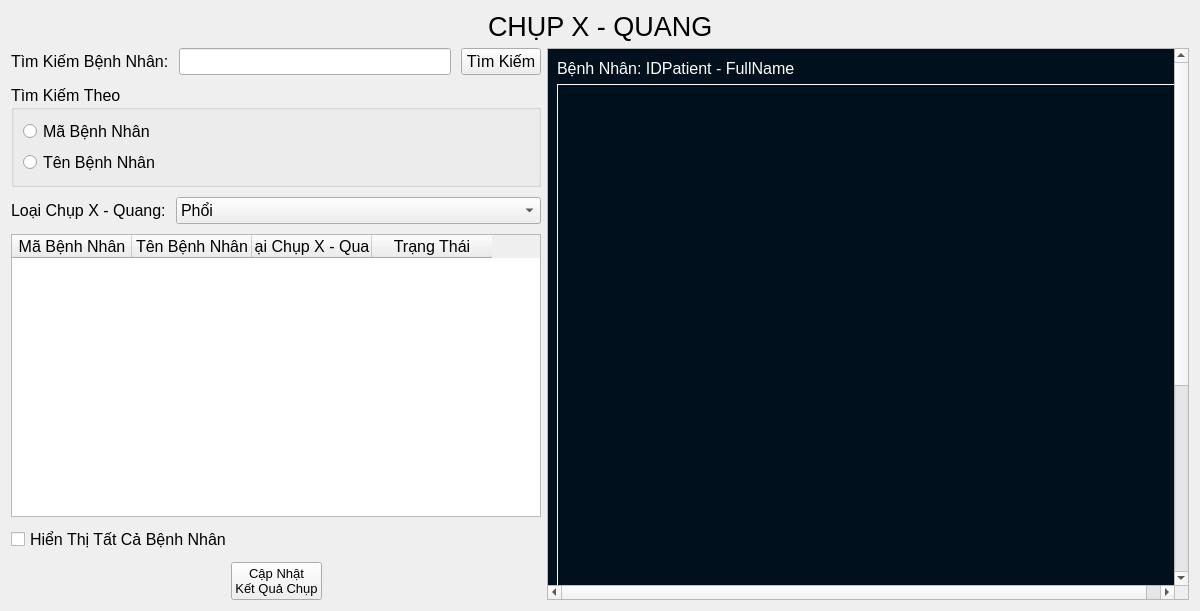
<?xml version="1.0" encoding="UTF-8"?>
<ui version="4.0">
 <class>XRay</class>
 <widget class="QFrame" name="XRay">
  <property name="geometry">
   <rect>
    <x>0</x>
    <y>0</y>
    <width>1200</width>
    <height>611</height>
   </rect>
  </property>
  <property name="font">
   <font>
    <pointsize>12</pointsize>
   </font>
  </property>
  <property name="windowTitle">
   <string>Frame</string>
  </property>
  <layout class="QVBoxLayout" name="verticalLayout_4">
   <item>
    <layout class="QHBoxLayout" name="horizontalLayout">
     <item>
      <spacer name="horizontalSpacer">
       <property name="orientation">
        <enum>Qt::Horizontal</enum>
       </property>
       <property name="sizeHint" stdset="0">
        <size>
         <width>40</width>
         <height>20</height>
        </size>
       </property>
      </spacer>
     </item>
     <item>
      <widget class="QLabel" name="label">
       <property name="font">
        <font>
         <pointsize>20</pointsize>
        </font>
       </property>
       <property name="text">
        <string>CHỤP X - QUANG</string>
       </property>
      </widget>
     </item>
     <item>
      <spacer name="horizontalSpacer_2">
       <property name="orientation">
        <enum>Qt::Horizontal</enum>
       </property>
       <property name="sizeHint" stdset="0">
        <size>
         <width>40</width>
         <height>20</height>
        </size>
       </property>
      </spacer>
     </item>
    </layout>
   </item>
   <item>
    <layout class="QHBoxLayout" name="horizontalLayout_5">
     <item>
      <layout class="QVBoxLayout" name="verticalLayout_2" stretch="0,1,0,7,0,0">
       <property name="spacing">
        <number>10</number>
       </property>
       <property name="sizeConstraint">
        <enum>QLayout::SetDefaultConstraint</enum>
       </property>
       <property name="leftMargin">
        <number>0</number>
       </property>
       <property name="topMargin">
        <number>0</number>
       </property>
       <property name="rightMargin">
        <number>0</number>
       </property>
       <property name="bottomMargin">
        <number>0</number>
       </property>
       <item>
        <layout class="QHBoxLayout" name="horizontalLayout_2">
         <item>
          <widget class="QLabel" name="label_5">
           <property name="font">
            <font>
             <pointsize>12</pointsize>
            </font>
           </property>
           <property name="text">
            <string>Tìm Kiếm Bệnh Nhân:</string>
           </property>
          </widget>
         </item>
         <item>
          <widget class="QLineEdit" name="txtSearch">
           <property name="font">
            <font>
             <pointsize>12</pointsize>
            </font>
           </property>
          </widget>
         </item>
         <item>
          <widget class="QPushButton" name="btSearch">
           <property name="font">
            <font>
             <pointsize>12</pointsize>
            </font>
           </property>
           <property name="cursor">
            <cursorShape>PointingHandCursor</cursorShape>
           </property>
           <property name="text">
            <string>Tìm Kiếm</string>
           </property>
          </widget>
         </item>
        </layout>
       </item>
       <item>
        <widget class="QGroupBox" name="groupBox">
         <property name="font">
          <font>
           <pointsize>12</pointsize>
           <kerning>false</kerning>
          </font>
         </property>
         <property name="title">
          <string>Tìm Kiếm Theo</string>
         </property>
         <layout class="QVBoxLayout" name="verticalLayout">
          <item>
           <widget class="QRadioButton" name="radioBTIDPatient">
            <property name="font">
             <font>
              <pointsize>12</pointsize>
              <strikeout>false</strikeout>
              <kerning>false</kerning>
             </font>
            </property>
            <property name="text">
             <string>Mã Bệnh Nhân</string>
            </property>
           </widget>
          </item>
          <item>
           <widget class="QRadioButton" name="radioBTFullName">
            <property name="font">
             <font>
              <pointsize>12</pointsize>
             </font>
            </property>
            <property name="text">
             <string>Tên Bệnh Nhân</string>
            </property>
           </widget>
          </item>
         </layout>
        </widget>
       </item>
       <item>
        <layout class="QHBoxLayout" name="horizontalLayout_3" stretch="0,9">
         <item>
          <widget class="QLabel" name="label_4">
           <property name="font">
            <font>
             <pointsize>12</pointsize>
            </font>
           </property>
           <property name="text">
            <string>Loại Chụp X - Quang:</string>
           </property>
          </widget>
         </item>
         <item>
          <widget class="QComboBox" name="comboTypeXray">
           <property name="font">
            <font>
             <pointsize>12</pointsize>
            </font>
           </property>
           <item>
            <property name="text">
             <string>Phổi</string>
            </property>
           </item>
           <item>
            <property name="text">
             <string>Cột Sống</string>
            </property>
           </item>
           <item>
            <property name="text">
             <string>Xương</string>
            </property>
           </item>
           <item>
            <property name="text">
             <string>Tuyến Vú</string>
            </property>
           </item>
          </widget>
         </item>
        </layout>
       </item>
       <item>
        <widget class="QTableWidget" name="dataTabPatient">
         <property name="font">
          <font>
           <family>MS Shell Dlg 2</family>
           <pointsize>12</pointsize>
          </font>
         </property>
         <property name="sizeAdjustPolicy">
          <enum>QAbstractScrollArea::AdjustToContents</enum>
         </property>
         <attribute name="horizontalHeaderDefaultSectionSize">
          <number>120</number>
         </attribute>
         <column>
          <property name="text">
           <string>Mã Bệnh Nhân</string>
          </property>
         </column>
         <column>
          <property name="text">
           <string>Tên Bệnh Nhân</string>
          </property>
         </column>
         <column>
          <property name="text">
           <string>Loại Chụp X - Quang</string>
          </property>
         </column>
         <column>
          <property name="text">
           <string>Trạng Thái</string>
          </property>
         </column>
        </widget>
       </item>
       <item>
        <widget class="QCheckBox" name="checkAllPatient">
         <property name="font">
          <font>
           <pointsize>12</pointsize>
          </font>
         </property>
         <property name="text">
          <string>Hiển Thị Tất Cả Bệnh Nhân</string>
         </property>
        </widget>
       </item>
       <item>
        <layout class="QHBoxLayout" name="horizontalLayout_4">
         <item>
          <spacer name="horizontalSpacer_3">
           <property name="orientation">
            <enum>Qt::Horizontal</enum>
           </property>
           <property name="sizeHint" stdset="0">
            <size>
             <width>40</width>
             <height>20</height>
            </size>
           </property>
          </spacer>
         </item>
         <item>
          <widget class="QPushButton" name="btUpload">
           <property name="font">
            <font>
             <pointsize>10</pointsize>
            </font>
           </property>
           <property name="cursor">
            <cursorShape>PointingHandCursor</cursorShape>
           </property>
           <property name="text">
            <string>Cập Nhật
Kết Quả Chụp</string>
           </property>
          </widget>
         </item>
         <item>
          <spacer name="horizontalSpacer_4">
           <property name="orientation">
            <enum>Qt::Horizontal</enum>
           </property>
           <property name="sizeHint" stdset="0">
            <size>
             <width>40</width>
             <height>20</height>
            </size>
           </property>
          </spacer>
         </item>
        </layout>
       </item>
      </layout>
     </item>
     <item>
      <widget class="QScrollArea" name="scrollArea">
       <property name="widgetResizable">
        <bool>true</bool>
       </property>
       <widget class="QWidget" name="scrollAreaWidgetContents">
        <property name="geometry">
         <rect>
          <x>0</x>
          <y>0</y>
          <width>640</width>
          <height>844</height>
         </rect>
        </property>
        <property name="styleSheet">
         <string notr="true">background-color: #00111d;
	color: #000000;
	border-color: #000000;</string>
        </property>
        <layout class="QVBoxLayout" name="verticalLayout_3">
         <item>
          <widget class="QLabel" name="lbPatient">
           <property name="minimumSize">
            <size>
             <width>0</width>
             <height>20</height>
            </size>
           </property>
           <property name="maximumSize">
            <size>
             <width>16777215</width>
             <height>20</height>
            </size>
           </property>
           <property name="font">
            <font>
             <pointsize>12</pointsize>
            </font>
           </property>
           <property name="styleSheet">
            <string notr="true">QLabel
{
	background-color: transparent;
	color: #ffffff;

}


QLabel::disabled
{
	background-color: transparent;
	color: #656565;

}</string>
           </property>
           <property name="text">
            <string>Bệnh Nhân: IDPatient - FullName</string>
           </property>
          </widget>
         </item>
         <item>
          <widget class="QLabel" name="lbXrayImg">
           <property name="minimumSize">
            <size>
             <width>622</width>
             <height>800</height>
            </size>
           </property>
           <property name="maximumSize">
            <size>
             <width>622</width>
             <height>800</height>
            </size>
           </property>
           <property name="styleSheet">
            <string notr="true">QLabel
{
	background-color: transparent;
	color: #ffffff;

}


QLabel::disabled
{
	background-color: transparent;
	color: #656565;

}</string>
           </property>
           <property name="frameShape">
            <enum>QFrame::Box</enum>
           </property>
           <property name="text">
            <string/>
           </property>
          </widget>
         </item>
        </layout>
       </widget>
      </widget>
     </item>
    </layout>
   </item>
  </layout>
 </widget>
 <resources/>
 <connections/>
</ui>
